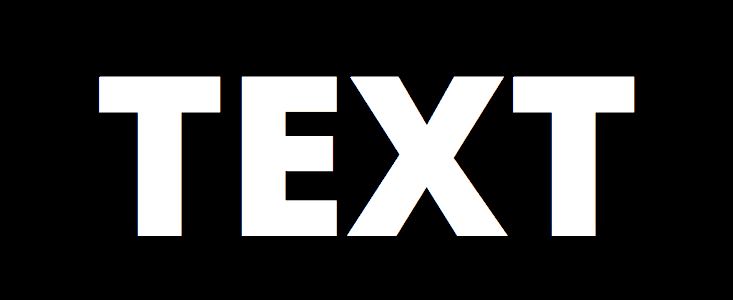
#> input picture 12.MorphologyOperarations/img.png, 733 x 300 px
$ python Morphology.py
#> lines starting #> are read from the running program, lines starting #| are printed output that depends on the picture
"""
* Erode
- erodes the boundaries of the foreground object

* Dilation
- The opposite of erosion, magnifies the foreground region

* Opening
- Erode + Dilation
- Reduce the white noise

* CLosing
- Dilation + Erode
- Reduce the balck noises
- close the black points

* Morphology Gradian
- Dilation - Erode
- difference between them
"""

import cv2
import matplotlib.pyplot as plt
import numpy as np

# transfer img in
img = cv2.imread("img.png", 0)
#> img: shape (300, 733); min 0, max 255, mean 53.3
plt.figure(), plt.imshow(img, cmap="gray"), plt.axis("off"), plt.title("Original")

# Erode
kernel = np.ones((5, 5), dtype=np.uint8)
result = cv2.erode(img, kernel, iterations=2)
plt.figure(), plt.imshow(result, cmap="gray"), plt.axis("off"), plt.title("Erode")

# Dilation
kernel = np.ones((5, 5), dtype=np.uint8)
result2 = cv2.dilate(img, kernel, iterations=2)
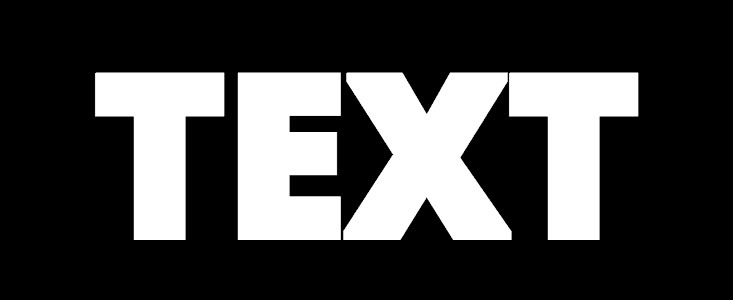
#> result2: shape (300, 733); min 0, max 255, mean 66.8
plt.figure(), plt.imshow(result2, cmap="gray"), plt.axis("off"), plt.title("Dilation")

# White noise
whiteNoise = np.random.randint(0, 2, size=img.shape)
whiteNoise = whiteNoise * 255
plt.figure(), plt.imshow(whiteNoise, cmap="gray"), plt.axis("off"), plt.title("White Noise")

noise_img = whiteNoise + img
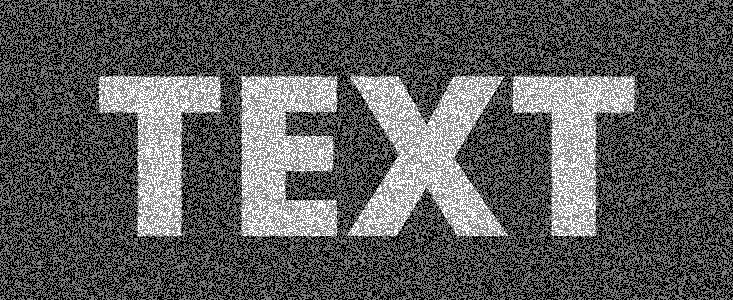
#> noise_img: shape (300, 733) int64; min 0, max 510, mean 181.1; drawn with min black and max white
plt.figure(), plt.imshow(noise_img, cmap="gray"), plt.axis("off"), plt.title("Img with White Noise")

# Opening
opening = cv2.morphologyEx(noise_img.astype(np.float32), cv2.MORPH_OPEN, kernel)
plt.figure(), plt.imshow(opening, cmap="gray"), plt.axis("off"), plt.title("Opening")

# Black noise
blackNoise = np.random.randint(0, 2, size=img.shape[:2])
blackNoise = blackNoise * -255
plt.figure(), plt.imshow(blackNoise, cmap="gray"), plt.axis("off"), plt.title("Black Noise")

black_noise_img = blackNoise + img
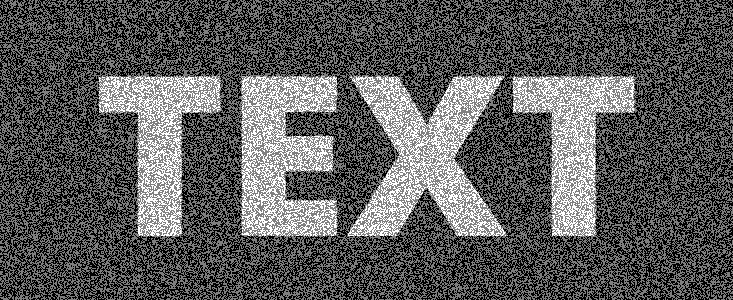
#> black_noise_img: shape (300, 733) int64; min -255, max 255, mean -74.1; drawn with min black and max white
black_noise_img[black_noise_img <= -245] = 0
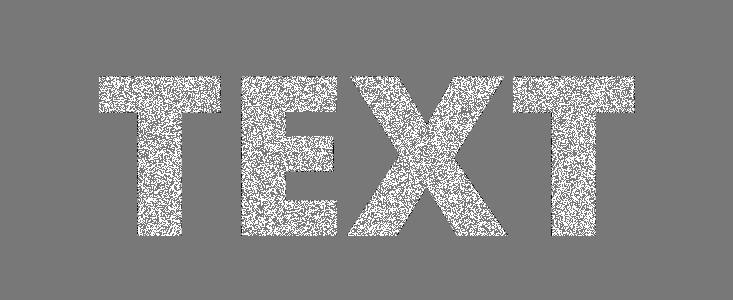
#> black_noise_img: shape (300, 733) int64; min -230, max 255, mean 25.8; drawn with min black and max white
plt.figure(), plt.imshow(black_noise_img, cmap="gray"), plt.axis("off"), plt.title("Black Noise Img")

# Closing
closing = cv2.morphologyEx(black_noise_img.astype(np.float32), cv2.MORPH_CLOSE, kernel)
plt.figure(), plt.imshow(opening, cmap="gray"), plt.axis("off"), plt.title("Closing")

# Gradient
gradient = cv2.morphologyEx(img, cv2.MORPH_GRADIENT, kernel)
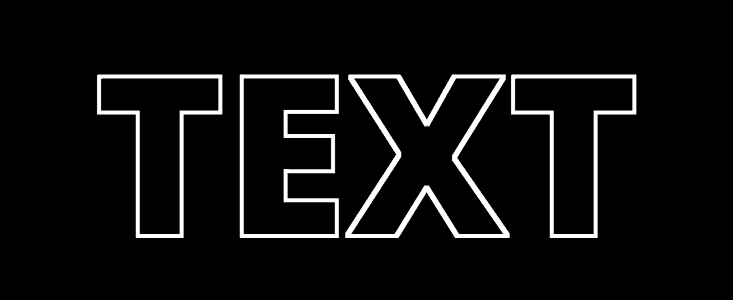
#> gradient: shape (300, 733); min 0, max 255, mean 13.2
plt.figure(), plt.imshow(gradient, cmap="gray"), plt.axis("off"), plt.title("Gradient")

plt.show()
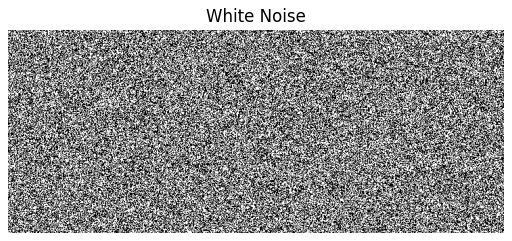
#> figure drawn by matplotlib, 1 panel
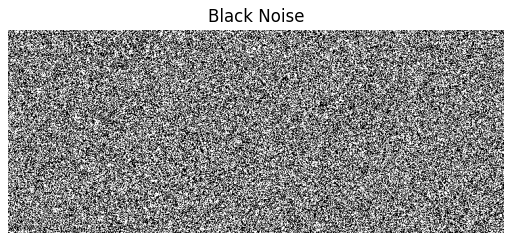
#> figure drawn by matplotlib, 1 panel
